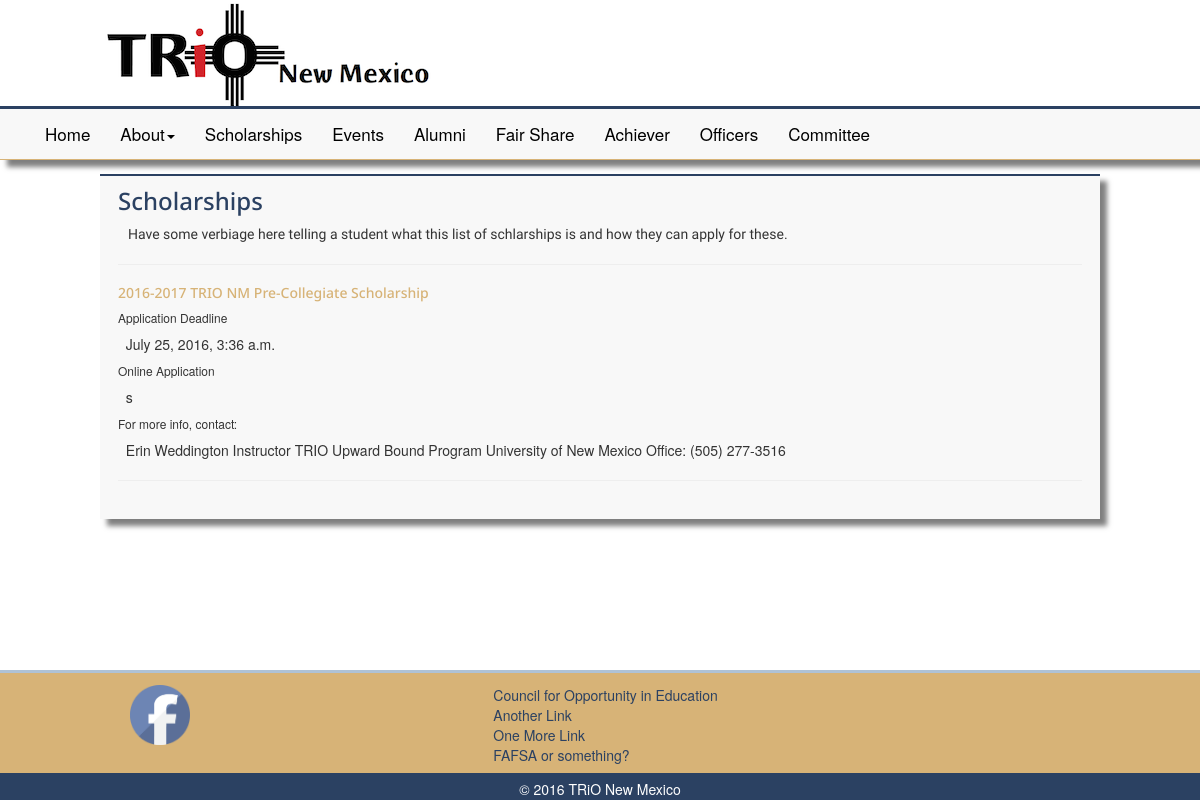
/scholarships, run on an earlier commit of the app's database.
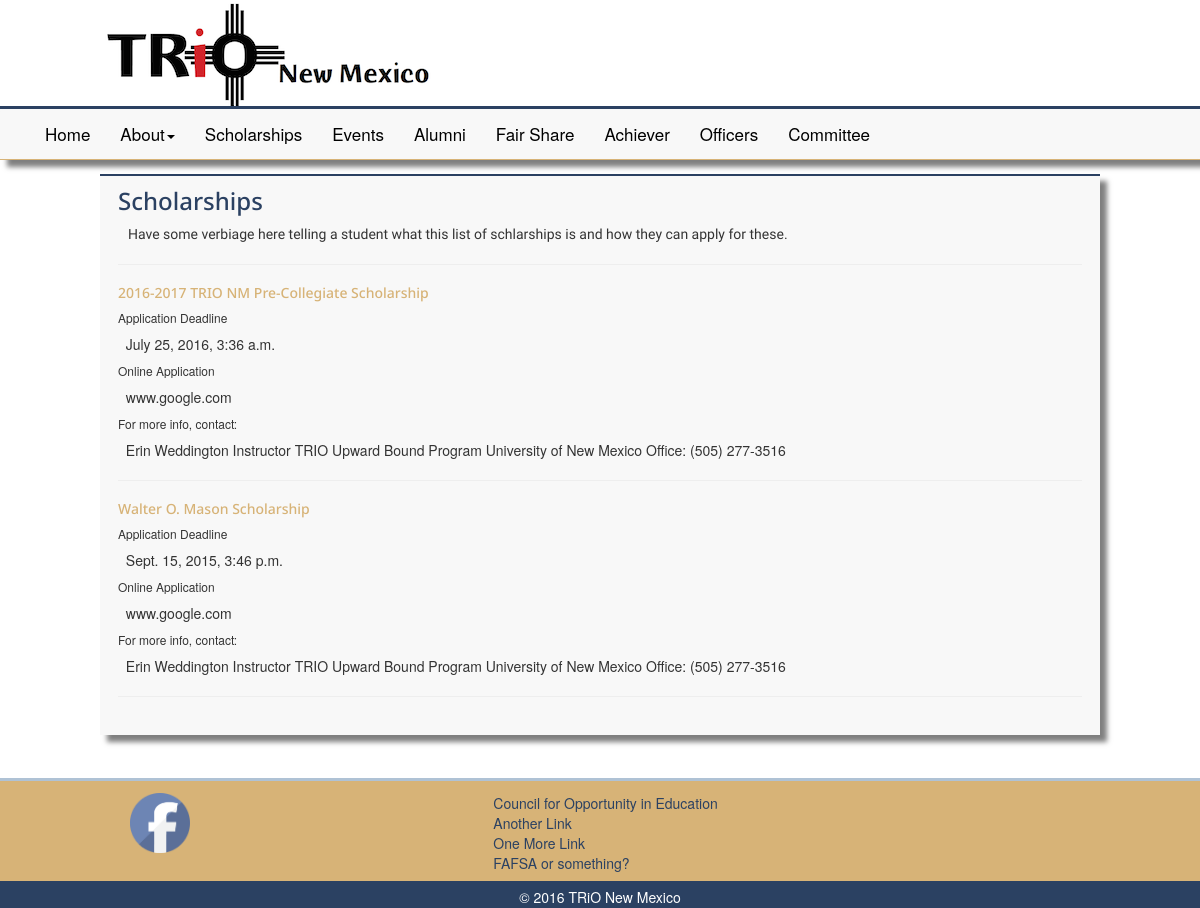
And on a later commit of the database.
### trio_nm_main/models.py (models this page shows, shortened)
class ScholarshipListing(models.Model):
    scholarship_name = models.CharField(max_length=120)
    application_deadline = models.DateTimeField()
    application_link = models.CharField(max_length=240)
    contact = models.CharField(max_length=240)

### trio_nm_main/views.py (the view)
# urls.py: url(r'^scholarships', views.scholarships, name='scholarships'),
def scholarships(request):
    context = RequestContext(request)
    scholarships = ScholarshipListing.objects.all()
    context_dict = {'scholarships': scholarships}
    return render_to_response('scholarships.html', context_dict, context)

### trio_nm_main/templates/trio_nm_main/scholarships.html
{% extends 'trio_nm_main/base.html' %}
{% block content %}
<div class="container-fluid content">
    <div class="row content-row">
        <div class="col-md-1"></div>
        <div class="col-md-10 content-container">
            <div class="content-header">
                <h3>Scholarships</h3>
            </div>
            <p>
                Have some verbiage here telling a student what this list of schlarships is and how they
                can apply for these.
            </p>
            <hr>
            <div id="scholarship-listings">
            {% if scholarships %}
                {% for scholarship in scholarships %}
                    <div class="scholarship-listing">
                        <h5>{{ scholarship.scholarship_name }}</h5>
                        <h6>Application Deadline</h6> &nbsp {{ scholarship.application_deadline }} <br>
                        <h6>Online Application </h6> &nbsp {{ scholarship.application_link }}<br>
                        <h6>For more info, contact: </h6> &nbsp {{ scholarship.contact }}
                    </div>
                    <hr>
                {% endfor %}
            {% endif %}
            </div>
        </div>
        <div class="col-md-1"></div>
    </div>
</div>
{% endblock %}

### trio_nm_main/templates/trio_nm_main/base.html (shortened to what this page needs)
<!DOCTYPE html>
{% load static from staticfiles %}
<html >
<head lang="en">
    {% load static from staticfiles %}
    <link href="{% static "css/bootstrap.css" %}" rel="stylesheet" media="screen">
    <link href="{% static "css/styles.css" %}" rel="stylesheet" media="screen">
</head>
<body>
    <div id="wrap">
        {% include '_header.html' %}
        {% block content %}
        {% endblock %}
        <div id="push"></div>
    </div>
    {% include '_footer.html' %}
</body>
</html>

### trio_nm_main/templates/trio_nm_main/_header.html (shortened to what this page needs)
{% block header %}
<div class="container-fluid" id="header-wrapper">
    <div class="row" id="banner-row">
        <div class="col-md-10" id="banner">
        </div>
    </div>
    <div class="row" id="nav-container">
            <nav class="navbar navbar-default" id="main_nav" role="navigation">
                <div class="container-fluid">
                    <div class="collapse navbar-collapse" id="navbar">
                      <ul class="nav navbar-nav ">
                        <li><a href="/" >Home</a></li>
                          <li class="dropdown">
                              <a href="#" class="dropdown-toggle" data-toggle="dropdown">About<b class="caret"></b></a>
                          </li>
                            <li><a href="/scholarships">Scholarships</a></li>
                          <li><a href="/events">Events</a></li>
                          <li><a href="/alumni">Alumni</a></li>
                          <li><a href="/fair_share">Fair Share</a></li>
                          <li><a href="/achiever">Achiever</a></li>
                          <li><a href="/officers">Officers</a></li>
                          <li><a href="/commit=tee">Committee</a></li>
                      </ul>
                    </div>
                </div>
            </nav>
    </div>
</div>
{% endblock %}

### trio_nm_main/templates/trio_nm_main/_footer.html
<footer class="align_center" id="footer">
    <div class="container-fluid">
      <div class="row" id="links-row">
          <div class="col-md-1"></div>
          <div class="col-md-10">
            <div class="col-md-4">
              <span><a href="https://www.facebook.com/trionm" target="_blank"><img id="fb-link" src="static/img/fb.png"></a></span>
            </div>
            <div class="col-md-8" id ="footer-links">
                    <ul>
                        <li><a href="http://www.coenet.org/">Council for Opportunity in Education
                        </a></li>
                        <li>Another Link</li>
                        <li>One More Link</li>
                        <li>FAFSA or something?</li>
                    </ul>
            </div>
          </div>
          <div class="col-md-1"></div>
      </div>
      <div class="row" id="copyright">
          <div class="col-md-1"></div>
          <div class="col-md-10" >
            <span>© 2016 TRiO New Mexico</span>
          </div>
          <div class="col-md-1"></div>
      </div>
    </div>
</footer>

### static/css/styles.css (style rules this page uses)
html, body { height: 100%; }
body { background: url(../img/_MG_6133.jpg) no-repeat center center fixed; -webkit-background-size: cover; -moz-background-size: cover; -o-background-size: cover; background-size: cover; }
#wrap { min-height: 100%; height: auto !important; margin: 0 auto -130px; }
#nav-container { border-top: 3px solid #2B4162; border-bottom: 1px solid #D7B377; background: #f8f8f8; height: 54px; color: black; -webkit-box-shadow: 7px 7px 5px 0 rgba(0, 0, 0, 0.5); -moz-box-shadow: 7px 7px 5px 0 rgba(0, 0, 0, 0.5); box-shadow: 7px 7px 5px 0 rgba(0, 0, 0, 0.5); }
.navbar-default { border: none !important; }
#navbar ul li a { color: black; font-size: 17px; }
.content-row { background-color: transparent; }
.content { margin-bottom: 40px; }
#header-wrapper #banner { opacity: 1 !important; height: 106px; }
.main, .content-container, #events-portlet { background-color: #f8f8f8; margin-top: 14px; padding: 0 18px 18px 18px; position: inherit; }
.content-header { color: #2B4162; font-family: 'Noto Sans', sans-serif; }
h1, h2, h3, h4, h5 { font-family: 'Noto Sans', sans-serif; }
.content-container { border-top: 2px solid #2B4162; -webkit-box-shadow: 7px 7px 5px 0 rgba(0, 0, 0, 0.5); -moz-box-shadow: 7px 7px 5px 0 rgba(0, 0, 0, 0.5); box-shadow: 7px 7px 5px 0 rgba(0, 0, 0, 0.5); padding-top: 0; }
.content-container p { padding-left: 10px; padding-right: 10px; font-family: 'Work Sans', sans-serif; }
h3 { margin-top: 12px; }
#footer { border-top: 3px solid #AFC2D5; position: static; bottom: 0; width: 100%; background-color: #D7B377; }
#push, #footer { height: 130px; }
#footer #links-row { height: 100px; padding-top: 12px; }
#copyright { text-align: center; background-color: #2B4162; color: white; height: 30px; padding-top: 6px; }
#fb-link { height: 60px; width: auto; }
#banner-row { background-color: white; }
#banner { background-image: url("../img/trio_banner.png"); background-size: auto; background-repeat: no-repeat; }
#footer-links ul { list-style: none; color: #2B4162; }
#footer-links ul li a { color: #2B4162; }
hr { color: #2B4162; }
h4, h5 { color: #D7B377; }

What changed in the data, as far as the page shows it:
changed ScholarshipListing "2016-2017 TRIO NM Pre-Collegiate Scholarship": application_link "s" → "www.google.com"
added ScholarshipListing: scholarship_name "Walter O. Mason Scholarship", application_deadline "Sept. 15, 2015, 3:46 p.m.", application_link "www.google.com", contact "Erin Weddington Instructor TRIO Upward Bound Program University of New Mexico Office: (505) 277-3516"
